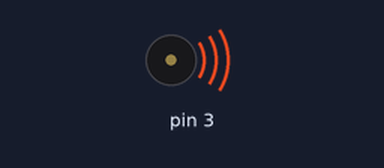
Bench run of a sketch on a simulated Arduino Uno, built with avr-gcc and run on an emulated ATmega328P. Shown: buzzer (waves = sounding).

Above: at 0.1 s.
At 1.2 s:
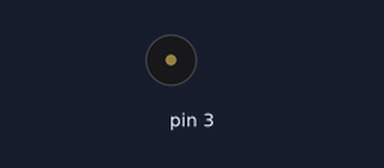
Timing chart, 0 to 3.5 s (numbered marks = the images above):
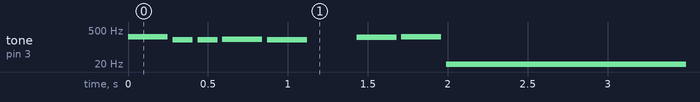

Measured:
- by itself, tone on pin 3: plays 262 Hz for 0.25 s, 196 Hz for 0.13 s, 196 Hz for 0.13 s, 208 Hz for 0.25 s, 196 Hz for 0.25 s, 247 Hz for 0.25 s … (8 notes in this stretch)

The sketch:

OldProjects_Interference.ino
```cpp
//https://www.tutorialspoint.com/arduino/arduino_tone_library.htm
//JUST FOR TESTING

#include "pitches.h"
// notes in the melody:
int melody[] = {
NOTE_C4, NOTE_G3,NOTE_G3, NOTE_GS3, NOTE_G3,0, NOTE_B3, NOTE_C4};
// note durations: 4 = quarter note, 8 = eighth note, etc.:

int noteDurations[] = {
   4, 8, 8, 4,4,4,4,4
};

void setup() {
   // iterate over the notes of the melody:
   for (int thisNote = 0; thisNote < 8; thisNote++) {
      // to calculate the note duration, take one second
      // divided by the note type.
      //e.g. quarter note = 1000 / 4, eighth note = 1000/8, etc.
      int noteDuration = 1000/noteDurations[thisNote];
      tone(3, melody[thisNote],noteDuration);

      //pause for the note's duration plus 30 ms:
      delay(noteDuration +30);
   }
}

void loop() {
   // no need to repeat the melody.
   tone(3, 20,10000);
}
```
